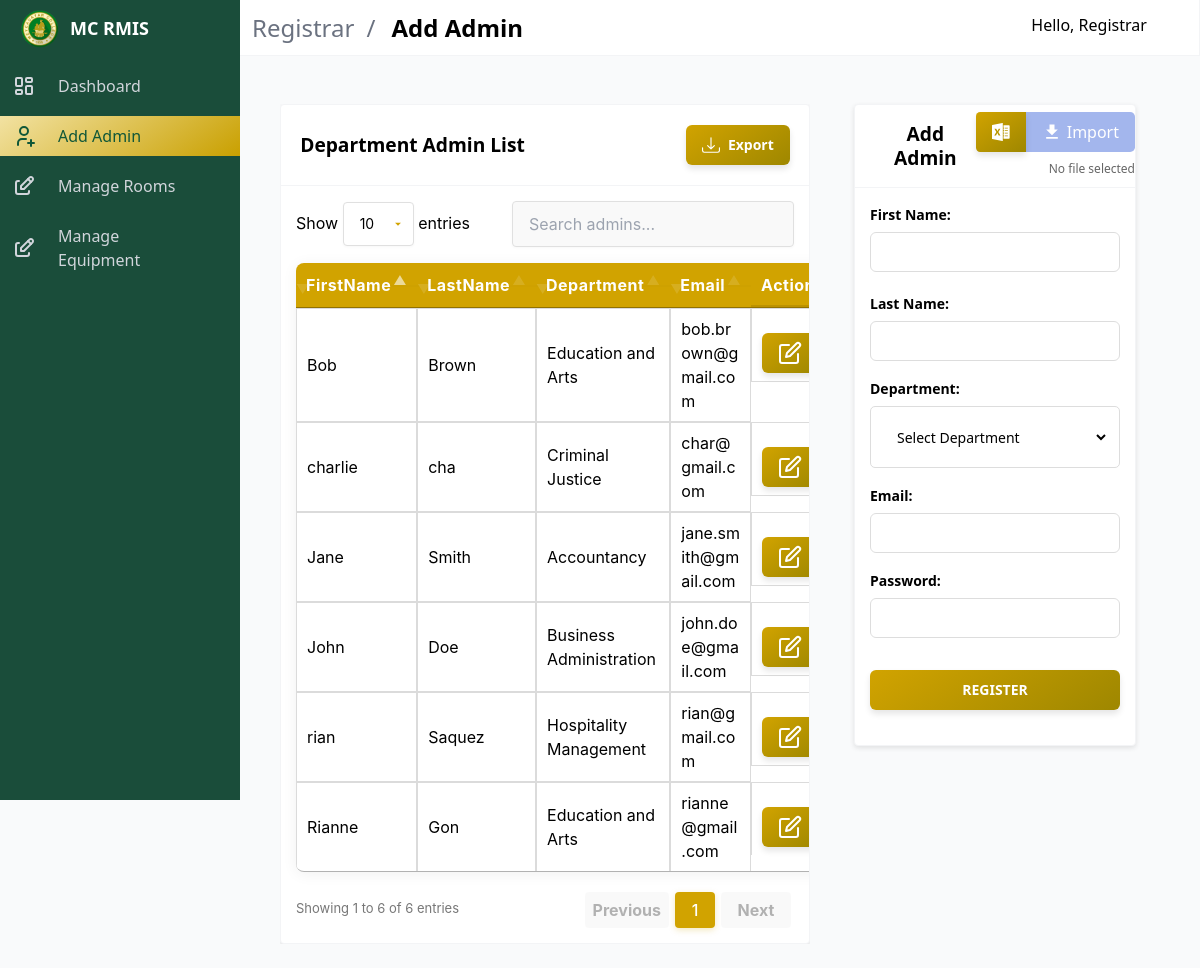
Screenshot of /registrar/reg_add_admin.php (signed in) with the database file from the repository.
### tables this page shows
CREATE TABLE `dept_admin` (
  `AdminID` int(11) NOT NULL,
  `FirstName` varchar(50) NOT NULL,
  `LastName` varchar(50) NOT NULL,
  `Department` varchar(50) NOT NULL,
  `Email` varchar(50) NOT NULL,
  `Password` varchar(255) NOT NULL,
  `RoleID` int(11) NOT NULL DEFAULT 2
);

### registrar/includes/add_admin.php (called while the page is built, shortened)
<?php
$conn = db();
$sql = "SELECT AdminID, FirstName, LastName, Department, Email FROM dept_admin";
$result = $conn->query($sql);

### registrar/reg_add_admin.php (the view, shortened to what this page needs)
<?php
include "includes/add_admin.php";
?>
<!DOCTYPE html>
<html lang="en">
<head>
    <link rel="stylesheet" href="https://cdn.materialdesignicons.com/4.9.95/css/materialdesignicons.min.css">
    <link rel="stylesheet" href="../public/css/admin_styles/main.css">
    <link rel="stylesheet" href="../public/css/admin_styles/main_2.css">
    <link rel="stylesheet" href="../public/css/admin_styles/style-all.css">
    <link rel="stylesheet" href="../public/css/admin_styles/form_1.css">
    <link rel="stylesheet" href="https://cdn.datatables.net/1.11.5/css/jquery.dataTables.min.css">
    <link rel="stylesheet" href="../public/css/admin_styles/datatables.css">
    <link rel="stylesheet" href="../public/css/admin_styles/add_admin.css">
    <link rel="stylesheet" href="../public/css/admin_styles/ajax.css">
</head>
<body>
    <div id="app">
        <?php
        include 'layout/topnav.php';
        include 'layout/sidebar.php';
        ?>
        <div class="all_container">
            <div class="table-container">
                <div class="card">
                    <header class="card-header">
                        <div class="new-title-container dept-list">
                            <p class="new-title">Department Admin List</p>
                            <button id="exportButton" class="batch" style="display: inline-flex; align-items: center; padding: 8px 16px;">
                                Export
                            </button>
                        </div>
                    </header>
                    <div class="card-content">
                        <table id="adminTable" class="adminTable table is-fullwidth is-striped">
                            <thead>
                                <tr class="titles">
                                    <th>FirstName</th>
                                    <th>LastName</th>
                                    <th>Department</th>
                                    <th>Email</th>
                                    <th>Actions</th>
                                </tr>
                            </thead>
                            <tbody>
                                <?php if ($result->num_rows === 0): ?>
                                    <tr>
                                        <td colspan="5" class="has-text-centered">No admins found.</td>
                                    </tr>
                                <?php else: ?>
                                    <?php while ($row = $result->fetch_assoc()): ?>
                                        <tr>
                                            <td data-label="FirstName"><?= htmlspecialchars($row['FirstName']) ?></td>
                                            <td data-label="LastName"><?= htmlspecialchars($row['LastName']) ?></td>
                                            <td data-label="Department"><?= htmlspecialchars($row['Department']) ?></td>
                                            <td data-label="Email"><?= htmlspecialchars($row['Email']) ?></td>
                                            <td class="action-buttons">
                                                <button class="button is-info styled-button"
                                                    onclick="openEditModal('<?= htmlspecialchars($row['AdminID']) ?>',
                                                    '<?= htmlspecialchars($row['FirstName']) ?>',
                                                    '<?= htmlspecialchars($row['LastName']) ?>',
                                                    '<?= htmlspecialchars($row['Department']) ?>',
                                                    '<?= htmlspecialchars($row['Email']) ?>')">
                                                    <span class="icon">
                                                    </span>
                                                </button>
                                            </td>
                                        </tr>
                                    <?php endwhile; ?>
                                <?php endif; ?>
                            </tbody>
                        </table>
                    </div>
                </div>
            </div>
            <section class="section main-section">
                <div class="card">
                    <header class="card-header">
                        <div class="new-title-container" style="width: 100%; display: flex; justify-content: space-between; align-items: center; padding: 5px 0 5px 20px;">
                            <p class="new-title">Add Admin</p>
                            <div style="display: flex; flex-direction: column; align-items: flex-end;">
                                <form method="post" action="includes/import_admin.php" enctype="multipart/form-data" style="display: flex;">
                                    <button type="button" class="excel" onclick="document.getElementById('adminFileInput').click();" style="border-radius: 0.3em 0 0 0.3em; display: flex; justify-content: center; width: 50px; padding: 0.5rem; background-color: #217346; border: none; cursor: pointer;">
                                    </button>
                                    <button id="importButton" type="submit" disabled style="border-radius: 0 0.3em 0.3em 0; background-color: #4a6fdc; color: white; border: none; padding: 0.5rem 1rem; cursor: not-allowed; opacity: 0.5; display: flex; align-items: center; gap: 5px;">
                                        <svg
                                            fill="#fff"
                                            xmlns="http://www.w3.org/2000/svg"
                                            width="20"
                                            height="20"
                                            viewBox="0 0 24 24">
                                            <path
                                                d="M19 9h-4V3H9v6H5l7 7 7-7zM5 18v2h14v-2H5z"></path>
                                        </svg>
                                        Import
                                    </button>
                                </form>
                                <small id="fileName" style="margin-top: 5px; color: #666; font-size: 12px;">No file selected</small>
                            </div>
                        </div>
                    </header>
                    <div class="card-content">
                        <form id="adminForm" action="includes/add_admin_ajax.php" method="POST">
                            <div class="field is-inline">
                                <div class="control">
                                    <label class="label">First Name:</label>
                                    <input class="input" type="text" name="first_name" pattern="[A-Za-z\s]+" required>
                                </div>
                                <div class="control">
                                    <label class="label">Last Name:</label>
                                    <input class="input" type="text" name="last_name" pattern="[A-Za-z\s]+" required>
                                </div>
                            </div>
                            <div class="field is-inline">
                                <div class="control">
                                    <label class="label">Department:</label>
                                    <div class="select">
                                        <select name="department" required>
                                            <option value="">Select Department</option>
                                        </select>
                                    </div>
                                </div>
                            </div>
                            <div class="field is-inline">
                                <div class="control">
                                    <label class="label">Email:</label>
                                    <input class="input" type="email" name="email" required>
                                </div>
                            </div>
                            <div class="field is-inline">
                                <div class="control">
                                    <label class="label">Password:</label>
                                    <input class="input" type="password" name="password" minlength="8" required>
                                </div>
                            </div>
                            <div class="field is-inline">
                                <div class="control">
                                    <button type="submit" class="styled-button">Register</button>
                                </div>
                            </div>
                        </form>
                    </div>
                </div>
            </section>
        </div>
    </div>
</body>
</html>

### public/css/admin_styles/main.css (style rules this page uses)
*,::after,::before { box-sizing:border-box;border-width:0;border-style:solid;border-color:#e5e7eb }
::after,::before { --tw-content:'' }
html { line-height:1.5;-moz-tab-size:4;-o-tab-size:4;tab-size:4;font-family:ui-sans-serif,system-ui,-apple-system,BlinkMacSystemFont,"Segoe UI",Roboto,"Helvetica Neue",Arial,"Noto Sans",sans-serif,"Apple Color Emoji","Segoe UI Emoji","Segoe UI Symbol","Noto Color Emoji" }
body { margin:0;line-height:inherit }
small { font-size:80% }
table { text-indent:0;border-color:inherit;border-collapse:collapse }
button,input,optgroup,select,textarea { font-family:inherit;font-size:100%;line-height:inherit;color:inherit;margin:0;padding:0 }
button,select { text-transform:none }
[type=button],[type=reset],[type=submit],button { background-color:transparent;background-image:none }
blockquote,dd,dl,figure,h1,h2,h3,h4,h5,h6,hr,p,pre { margin:0 }
input::placeholder,textarea::placeholder { opacity:1;color:#9ca3af }
[role=button],button { cursor:pointer }
:disabled { cursor:default }
audio,canvas,embed,iframe,img,object,svg,video { display:block; }
*,::after,::before { --tw-translate-x:0;--tw-translate-y:0;--tw-rotate:0;--tw-skew-x:0;--tw-skew-y:0;--tw-scale-x:1;--tw-scale-y:1;--tw-scroll-snap-strictness:proximity;--tw-ring-offset-width:0px;--tw-ring-offset-color:#fff;--tw-ring-color:rgb(59 130 246 / 0.5);--tw-ring-offset-shadow:0 0 #0000;--tw-ring-shadow:0 0 #0000;--tw-shadow:0 0 #0000;--tw-shadow-colored:0 0 #0000 }
.field:not(:last-child) { margin-bottom:.75rem }
.label { margin-bottom:.5rem;display:block;font-weight:700 }
.control { position:relative }
.file-cta,.file-name,.input,.select select,.textarea { border-radius:.25rem;border-width:1px;--tw-border-opacity:1;border-color:rgb(156 163 175 / var(--tw-border-opacity));padding-left:.75rem;padding-right:.75rem;padding-top:.5rem;padding-bottom:.5rem }
.file-cta,.file-name,.input,.select select { height:2.5rem }
.input,.select select,.textarea { width:100%;max-width:100%;--tw-bg-opacity:1;background-color:rgb(255 255 255 / var(--tw-bg-opacity)) }
.table { display:table }
body { --tw-bg-opacity:1;padding-top:3.5rem;font-size:1rem;line-height:1.5rem }
@media (min-width:1024px) { body { padding-left:15rem } }
#app { width:100vw;transition-property:all;transition-timing-function:cubic-bezier(.4,0,.2,1);transition-duration:150ms }
@media (min-width:1024px) { #app { width:auto } }
.main-section { padding:1.5rem }
.button { display:inline-flex;cursor:pointer;justify-content:center;white-space:nowrap;border-radius:.25rem;border-width:1px;--tw-border-opacity:1;border-color:rgb(249 250 251 / var(--tw-border-opacity));--tw-bg-opacity:1;background-color:rgb(255 255 255 / var(--tw-bg-opacity));padding-left:1rem;padding-right:1rem;padding-top:.5rem;padding-bottom:.5rem;text-align:center;--tw-text-opacity:1;color:rgb(0 0 0 / var(--tw-text-opacity)) }
.card { border-radius:.25rem;border-width:1px;--tw-border-opacity:1;border-color:rgb(243 244 246 / var(--tw-border-opacity));--tw-bg-opacity:1;background-color:rgb(255 255 255 / var(--tw-bg-opacity)) }
.card-content { padding:1.5rem }
.card-header { display:flex;align-items:stretch;border-bottom-width:1px;--tw-border-opacity:1;border-color:rgb(243 244 246 / var(--tw-border-opacity)) }
.icon { display:inline-flex;height:1.5rem;width:1.5rem;align-items:center;justify-content:center }
table { width:100% }
thead { display:none }
@media (min-width:1024px) { thead { display:table-header-group } }
tr { position:relative;display:block;max-width:100%;border-bottom-width:4px;--tw-border-opacity:1;border-color:rgb(243 244 246 / var(--tw-border-opacity)) }
@media (min-width:1024px) { tr { display:table-row;border-bottom-width:0 } }
tr:last-child { border-bottom-width:0 }
@media (min-width:1024px) { th { padding-top:.5rem;padding-bottom:.5rem;padding-left:.75rem;padding-right:.75rem;text-align:left } }
td { display:flex;justify-content:space-between;border-bottom-width:1px;--tw-border-opacity:1;border-color:rgb(243 244 246 / var(--tw-border-opacity));padding-top:.75rem;padding-bottom:.75rem;padding-left:1rem;padding-right:1rem;text-align:right;vertical-align:top }
@media (min-width:1024px) { td { display:table-cell;border-bottom-width:0;padding-top:.5rem;padding-bottom:.5rem;padding-left:.75rem;padding-right:.75rem;text-align:left;vertical-align:middle } }
@media (min-width:1024px) { td:before { content:attr(data-label);padding-right:.75rem;text-align:left;font-weight:600 } }

### rows the page displays
dept_admin: FirstName "Jane", LastName "Smith", Department "Accountancy", Email "jane.smith@gmail.com"
dept_admin: FirstName "Rianne", LastName "Gon", Department "Education and Arts", Email "rianne@gmail.com"
dept_admin: FirstName "John", LastName "Doe", Department "Business Administration", Email "john.doe@gmail.com"
dept_admin: FirstName "Bob", LastName "Brown", Department "Education and Arts", Email "bob.brown@gmail.com"
dept_admin: FirstName "rian", LastName "Saquez", Department "Hospitality Management", Email "rian@gmail.com"
dept_admin: FirstName "charlie", LastName "cha", Department "Criminal Justice", Email "char@gmail.com"

### other values shown
$moduleName "Registrar"
$currentPageTitle "Add Admin"
$userData['name'] "Registrar"
$menuItem['title'] "Dashboard"
$menuItem['title'] "Add Admin"
$menuItem['title'] "Manage Rooms"
$menuItem['title'] "Manage Equipment"
